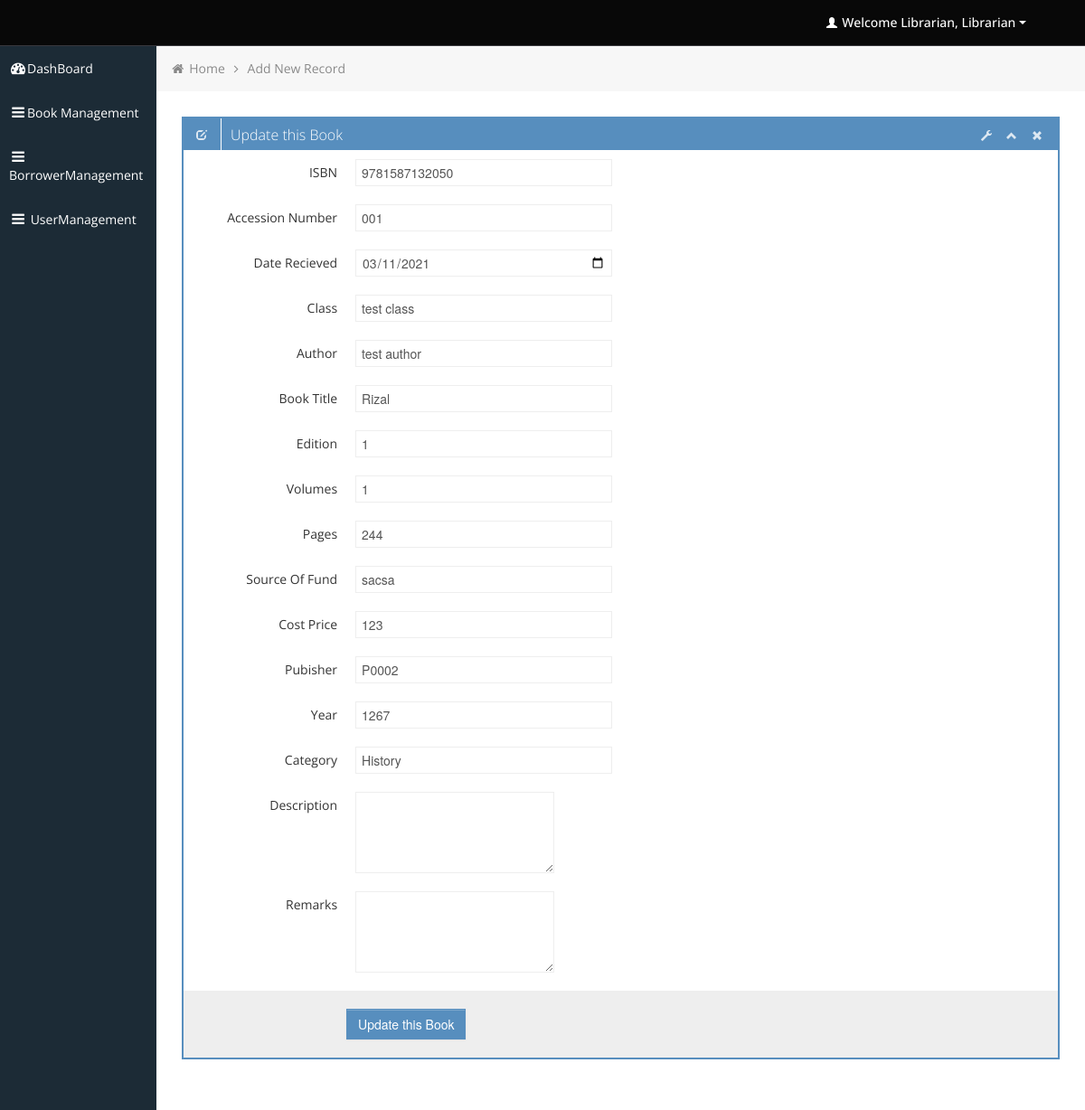
The app's page /library_01/admin/edit_book.php?bID=00006 (signed in) with its own data.
### tables this page shows
CREATE TABLE `tbl_books` (
  `id` int(5) UNSIGNED ZEROFILL NOT NULL,
  `bookIsbn` varchar(100) NOT NULL,
  `AccessionNumber` varchar(50) NOT NULL,
  `DateRecieved` varchar(50) NOT NULL,
  `Class` varchar(50) NOT NULL,
  `bookTitle` varchar(100) NOT NULL,
  `bookAuthor` varchar(100) NOT NULL,
  `Edition` varchar(50) NOT NULL,
  `Volume` varchar(50) NOT NULL,
  `Pages` varchar(50) NOT NULL,
  `SourceOfFund` varchar(50) NOT NULL,
  `CostPrice` varchar(50) NOT NULL,
  `pubisherID` varchar(50) NOT NULL,
  `YearBook` varchar(50) NOT NULL,
  `bookCategory` varchar(100) NOT NULL,
  `bookDescription` varchar(100) NOT NULL,
  `book_status` varchar(20) NOT NULL DEFAULT 'Available',
  `Remarks` varchar(100) NOT NULL
);

### library_01/admin/functions/function.php (called while the page is built, shortened)
<?php
	function get_header(){
		require_once("includes/header.php");
	}
	function get_sidebar(){
		require_once("includes/sidebar.php");
	}
 	function get_footer(){
		require_once("includes/footer.php");
	}
	function get_bread_five(){
		require_once("includes/breadcumb_five.php");
	}
?>

### library_01/admin/edit_book.php (the view, shortened to what this page needs)
<?php
$id = $_GET['bID'];
	include('includes/connection.php');
	$sql ="SELECT * FROM tbl_books where id = '$id'";
	$result = mysqli_query($connect,$sql);
	while ($row=mysqli_fetch_array($result))
	{
        $bookIsbn = $row['bookIsbn'];
        $AccessionNumber = $row['AccessionNumber'];
        $DateRecieved = $row['DateRecieved'];
        $Class = $row['Class'];
        $bookTitle = $row['bookTitle'];
        $bookAuthor = $row['bookAuthor'];
        $Edition = $row['Edition'];
        $Volume = $row['Volume'];
        $Pages = $row['Pages'];
        $SourceOfFund = $row['SourceOfFund'];
        $CostPrice = $row['CostPrice'];
        $pubisherID = $row['pubisherID'];
        $YearBook = $row['YearBook'];
        $bookCategory = $row['bookCategory'];
        $bookDescription = $row['bookDescription'];
        $Remarks = $row['Remarks'];
	}
?>
<?php
	require_once("functions/function.php");
	get_header();
?>
			<div class="row-fluid sortable">
				<div class="box span12">
					<div class="box-header" data-original-title>
						<h2><i class="halflings-icon white edit"></i><span class="break"></span>Update this Book</h2>
						<div class="box-icon">
							<a href="#" class="btn-setting"><i class="halflings-icon white wrench"></i></a>
							<a href="#" class="btn-minimize"><i class="halflings-icon white chevron-up"></i></a>
							<a href="#" class="btn-close"><i class="halflings-icon white remove"></i></a>
						</div>
					</div>
					<div class="box-content">
						<form class="form-horizontal" method="post" action="update_book.php">
							<fieldset>
                              <div class="control-group">
									<label class="control-label" for="bookIsbn">ISBN</label>
									<div class="controls">
									  <input class="input-xlarge focused" name="bookIsbn" id="bookIsbn" type="text" value="<?php echo $bookIsbn; ?>">
									</div>
							  	</div>
							  	<div class="control-group">
									<label class="control-label" for="AccessionNumber">Accession Number</label>
									<div class="controls">
									  <input class="input-xlarge focused" name="AccessionNumber" id="AccessionNumber" type="text" value="<?php echo $AccessionNumber; ?>">
									</div>
							  	</div>
							  	<div class="control-group">
									<label class="control-label" for="DateRecieved">Date Recieved</label>
									<div class="controls">
									  <input class="input-xlarge focused" name="DateRecieved" id="DateRecieved" type="date" value="<?php echo $DateRecieved; ?>">
									</div>
							  	</div>
							  	<div class="control-group">
								<label class="control-label" for="Class">Class</label>
								<div class="controls">
								  <input class="input-xlarge focused" name="Class" id="Class" type="text"  value="<?php echo $Class; ?>">
								</div>
							  </div>
							  	<div class="control-group">
								<label class="control-label" for="bookAuthor">Author</label>
								<div class="controls">
								  <input class="input-xlarge focused" name="bookAuthor" id="bookAuthor" type="text" value="<?php echo $bookAuthor; ?>">
								</div>
							  </div>
							  <div class="control-group">
								<label class="control-label" for="bookTitle">Book Title</label>
								<div class="controls">
								  <input class="input-xlarge focused" name="bookTitle" id="bookTitle" type="text" value="<?php echo $bookTitle; ?>">
								</div>
							  </div>
							  <div class="control-group">
								<label class="control-label" for="Edition">Edition</label>
								<div class="controls">
								  <input class="input-xlarge focused" name="Edition" id="Edition" type="text" value="<?php echo $Edition; ?>">
								</div>
							  </div>
							  <div class="control-group">
								<label class="control-label" for="Volume">Volumes</label>
								<div class="controls">
								  <input class="input-xlarge focused" name="Volume" id="Volume" type="text" value="<?php echo $Volume; ?>">
								</div>
							  </div>
							  <div class="control-group">
								<label class="control-label" for="Pages">Pages</label>
								<div class="controls">
								  <input class="input-xlarge focused" name="Pages" id="Pages" type="text" value="<?php echo $Pages; ?>">
								</div>
							  </div>
							   <div class="control-group">
								<label class="control-label" for="SourceOfFund">Source Of Fund</label>
								<div class="controls">
								  <input class="input-xlarge focused" name="SourceOfFund" id="SourceOfFund" type="text" value="<?php echo $SourceOfFund; ?>">
								</div>
							  </div>
							  <div class="control-group">
								<label class="control-label" for="CostPrice">Cost Price</label>
								<div class="controls">
								  <input class="input-xlarge focused" name="CostPrice" id="CostPrice" type="text" value="<?php echo $CostPrice; ?>">
								</div>
							  </div>
							  <div class="control-group">
								<label class="control-label" for="pubisherID">Pubisher</label>
								<div class="controls">
								  <input class="input-xlarge focused" name="pubisherID" id="pubisherID" type="text" value="<?php echo $pubisherID; ?>">
								</div>
							  </div>
                              <div class="control-group">
								<label class="control-label" for="YearBook">Year</label>
								<div class="controls">
								  <input class="input-xlarge focused" name="YearBook" id="YearBook" type="text" value="<?php echo $YearBook; ?>">
								</div>
							  </div>
                              <div class="control-group">
								<label class="control-label" for="bookCategory">Category</label>
								<div class="controls">
								  <input class="input-xlarge focused" name="bookCategory" id="bookCategory" type="text" value="<?php echo $bookCategory; ?>">
								</div>
							  </div>
                              <div class="control-group">
								<label class="control-label" for="bookDescription">Description</label>
								<div class="controls">
								  <textarea id="bookDescription" name="bookDescription" rows="4" cols="50" value="<?php echo $bookDescription; ?>"></textarea>
								</div>
							  </div>
							   <div class="control-group">
								<label class="control-label" for="Remarks">Remarks</label>
								<div class="controls">
								  <textarea id="Remarks" name="Remarks" rows="4" cols="50" value="<?php echo $Remarks; ?>"></textarea>
								</div>
							  </div>
							  <div class="form-actions">
								<button type="submit" onclick="return confirmUpdate()" class="btn btn-primary">Update this Book</button>
							  </div>
							</fieldset>
						</form>
					</div>
				</div>
			</div>

### library_01/admin/includes/header.php (shortened to what this page needs)
<?php
  $id = $_SESSION['LOGIN'];
include "../include/dbconn.php";
$sql = "SELECT lname, fname FROM admin where id = $id";
            $result = $connect->query($sql);
            while($row = $result->fetch_assoc()){
              	$lname = $row['lname'];
				$fname = $row['fname'];
            }
?>
<!DOCTYPE html>
<html lang="en">
<head>
	<link id="bootstrap-style" href="css/bootstrap.min.css" rel="stylesheet">
	<link href="css/bootstrap-responsive.min.css" rel="stylesheet">
	<link id="base-style" href="css/style.css" rel="stylesheet">
	<link id="base-style-responsive" href="css/style-responsive.css" rel="stylesheet">
	<link rel="stylesheet" href="../../plugins/morris/morris.css">
</head>
<body>
	<div class="navbar">
		<div class="navbar-inner">
			<div class="container-fluid">
				<a class="brand" href="index.html"><span> </span></a>
				<div class="nav-no-collapse header-nav">
					<ul class="nav pull-right">
						<li class="dropdown">
							<a class="btn dropdown-toggle" data-toggle="dropdown" href="#">
								<i class="halflings-icon white user"></i> <?php echo "Welcome  ".$lname.", ".$fname ?>
								<span class="caret"></span>
							</a>
						</li>
					</ul>
				</div>
			</div>
		</div>
	</div>

### library_01/admin/css/style.css (style rules this page uses)
body { background: #F5F5F5; color: #333; border: none; font-family: 'Open Sans', sans-serif; font-weight: 400; }
a { color: #646464; }
h2 { font-size: 16px; line-height: 16px; }
.navbar { margin-bottom: 0px; }
.navbar-inner { margin-bottom: 0px; min-height: 40px; padding-right: 20px; padding-left: 20px; background: #080808; filter: none; text-shadow: 1px 1px 1px #0a0c0e; border: none; color: #fff; -webkit-border-radius: 0px; -moz-border-radius: 0px; border-radius: 0px; *zoom: 1; border-bottom: 1px solid #38383D; }
.navbar-inner a { color: #7b7b7b; text-shadow: 0 -1px 1px #0b090a; }
.navbar-inner a i { margin-top: 2px; }
.header-nav { padding: 0px; color: #fff !important; background: #000 !important; }
.header-nav .nav { margin: 0px; }
.header-nav .btn { display: inline-block; padding: 21px 20px; margin-top: 0px; margin-left: 0px; font-size: 14px; line-height: 20px; text-align: center; text-shadow: none; vertical-align: middle; cursor: pointer; background: transparent; border-left: none; border-right: none; border-top: 0px; border-bottom: 0px; -webkit-border-radius: 0px; -moz-border-radius: 0px; border-radius: 0px; -webkit-box-shadow: none !important; -moz-box-shadow: none !important; box-shadow: none !important; }
.header-nav a.btn { color: #fff !important; text-shadow: none !important; padding: 15px 25px !important; }
.header-nav .btn .caret { border-top-color: #fff !important; border-bottom-color: #fff !important; }
.box { border: 2px solid #578EBE; background: #fff !important; margin-bottom: 28px; }
.box-header { height: 16px; font-size: 16px; line-height: 16px; padding: 10px; background: #578EBE; -webkit-box-shadow: none; -moz-box-shadow: none; box-shadow: none; overflow: hidden; }
.box-header h2 { float:left; margin-top: 0px; font-weight: 300; }
.box-header .box-icon, .box-header h2 { color:#fff; }
.box-header h2 i { margin: 0px 3px 0px 4px; opacity: .8; filter: alpha(opacity=80); -ms-filter:"progid:DXImageTransform.Microsoft.Alpha(Opacity=80)"; }
.box-header .box-icon { float:right; margin-top: 1px; }
.box-header .box-icon i { -webkit-transition: all 0.1s ease-in-out; -moz-transition: all 0.1s ease-in-out; -o-transition: all 0.1s ease-in-out; -ms-transition: all 0.1s ease-in-out; transition: all 0.1s ease-in-out; opacity: .8; filter: alpha(opacity=80); -ms-filter:"progid:DXImageTransform.Microsoft.Alpha(Opacity=80)"; }
.box-header .box-icon a { margin: 0px 5px; }
.box-content { position: relative; z-index: 50; margin-top: -1px; padding: 10px; background: #fff !important; }
.form-actions { padding: 19px 20px 20px; margin: 20px -10px -30px -10px; background-color: #eee; border-top: 1px solid #eee; *zoom: 1; }
.form-actions:before, .form-actions:after { display: table; line-height: 0; content: ""; }
.form-actions:after { clear: both; }
.btn { display: inline-block; padding: 6px 12px; margin-bottom: 0; font-size: 14px; font-weight: 500; line-height: 20px; text-align: center; white-space: nowrap; vertical-align: middle; cursor: pointer; border: 1px solid #a7a9aa; -webkit-border-radius: 0px !important; border-radius: 0px !important; }
.btn i { margin-top: 2px; }
.btn { color: #ffffff; background-color: #a7a9aa; border-color: #a7a9aa; background-image: none; filter: none; text-shadow: none; }
.btn-primary { background-color: #578EBE; border-color: #578EBE; }
.navbar .brand { font-size: 35px; }

### library_01/admin/css/halflings.css (style rules this page uses)
html, html .halflings { -webkit-font-smoothing: antialiased !important; }
.halflings-icon { display: inline-block; width: 14px; height: 14px; line-height: 14px; vertical-align: text-top; background-image: url(../img/glyphicons_halflings.svg); background-position: 0 0; background-repeat: no-repeat; vertical-align: top; *display: inline; *zoom: 1; *margin-right: .3em; }
.halflings-icon.white { background-image: url(../img/glyphicons_halflings-white.svg); }
.halflings-icon.user { background-position: -168px 0; }
.halflings-icon.remove { background-position: -312px 0; }
.halflings-icon.edit { background-position: -96px -72px; }
.halflings-icon.chevron-up { background-position: -288px -120px; }
.halflings-icon.wrench { background-position: -360px -144px; }

### records on screen
tbl_books: bookIsbn "9781587132050", AccessionNumber "001", DateRecieved "03/11/2021", Class "test class", bookAuthor "test author", bookTitle "Rizal", Edition "1", Volume "1", Pages "244", SourceOfFund "sacsa", CostPrice "123", pubisherID "P0002", YearBook "1267", bookCategory "History"

### other values on screen
$lname "Librarian"
$fname "Librarian"
